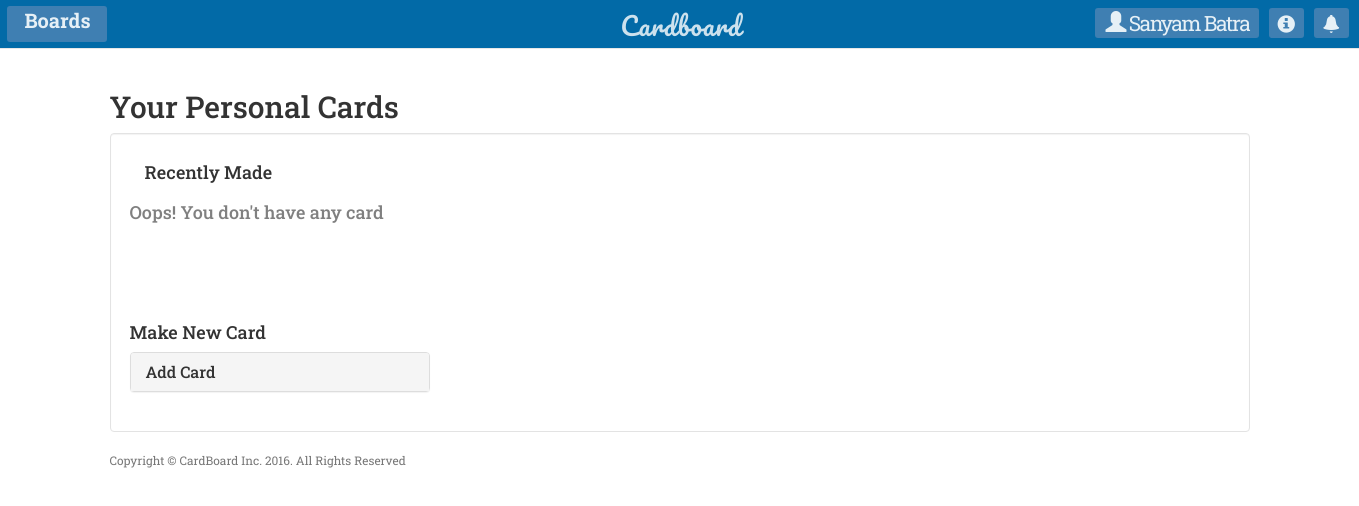
The page /home/ (signed in) on the database as committed earlier.
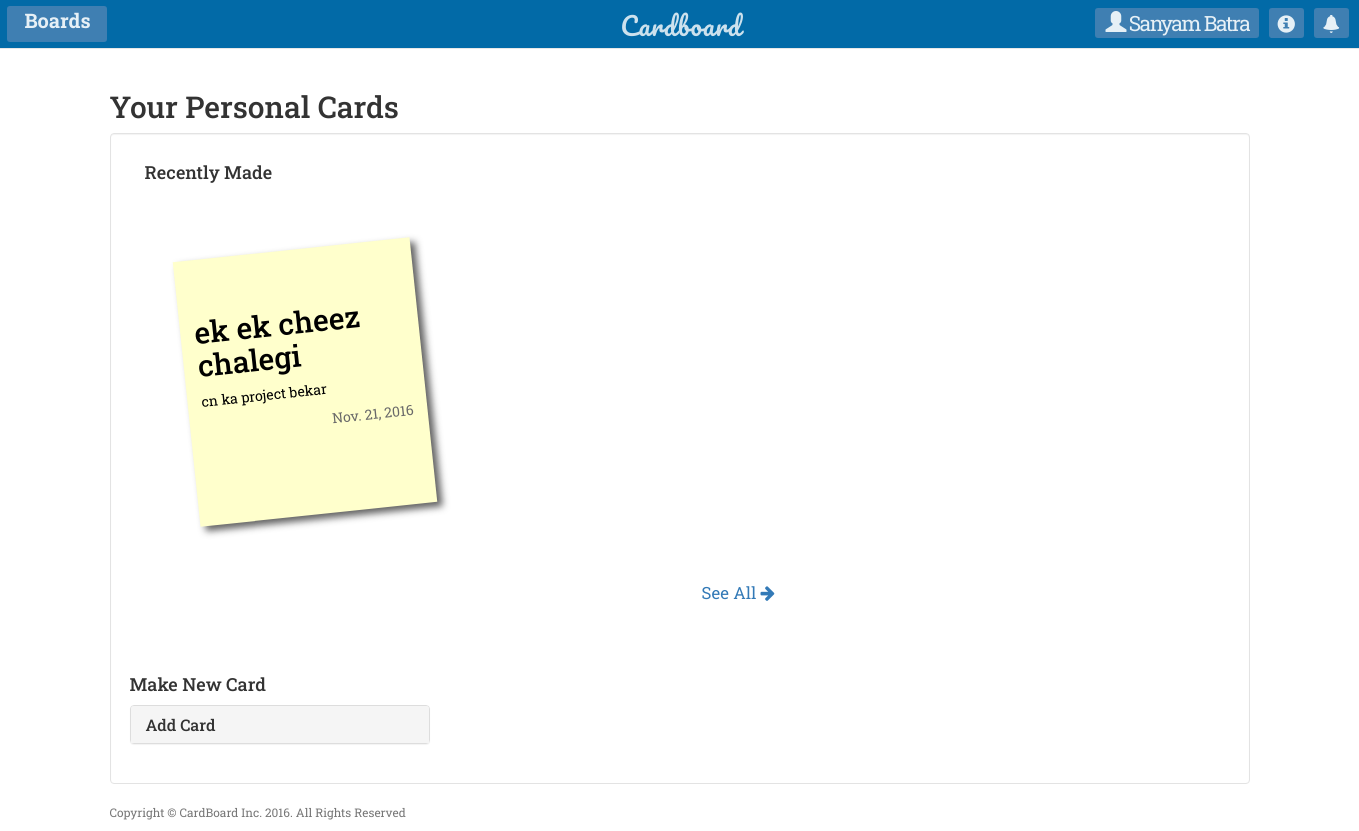
The same page on the database as committed later.
### Cards/models.py (models this page shows, shortened)
class Data(models.Model):
    type = models.IntegerField()
    data = models.CharField(max_length=1000)
    checklist = models.ManyToManyField(ChecklistItems, related_name='checklist')
    user_name = models.CharField(max_length=1000,default=" ")

class Cards(models.Model):
    database = models.ManyToManyField(Data, related_name='databs')
    card_date = models.DateField(default=datetime.now())
    key = models.CharField(max_length=50)
    change = models.IntegerField(default=0)

### Cards/views.py (the view, shortened to what this page needs)
def CardsProjects_All(request):
    if request.user.is_authenticated():
        current_user = Usersinfo.objects.get(no=request.user.pk)
        cards = current_user.cards.all().order_by('-card_date')[:2]
        if not cards:
            flag = 0
        else:
            flag = 1
        return render(request, 'Cards/HomePage.html' , {'cards' : cards, 'flag':flag})
    else:
        return redirect('Home:login')

### Cards/Templates/Cards/HomePage.html (shortened to what this page needs)
{% extends 'Cards/base.html' %}
{% block body %}
{% load staticfiles %}
    <link rel="stylesheet" type="text/css" href="{% static 'Cards/home.css' %}">
    <link rel="stylesheet" type="text/css" href="{% static 'Cards/cards.css' %}">
    <link rel="stylesheet" type="text/css" href="{% static 'Cards/sticky.css' %}">
    {% include 'Cards/navigation.html' %}
<div class="container">
        <h2>Your Personal Cards</h2>
        <div class="well" style="background: white;">
        <div class="container" style="width: inherit">
        <h4>Recently Made</h4>
        </div>
            {% if flag == 1 %}
<ul class="cards_display">
               {% for x in cards %}
                    <li>
            <a href="#popUpWindow{{ x.pk }}" name="check_user" data-toggle="modal" style="text-decoration: none;">
            <div id="sum{{ x.pk }}" style="margin-top: 20%;">
            {% for y in x.database.all %}
                {% if y.type == 0 %}
                    <h2>{{ y.data }}</h2>
                {% elif y.type == 6 %}
                    <p>{{ y.data }}</p>
                {% endif %}
                {% endfor %}
            <p style="text-align: right; color: dimgray;">{{ x.card_date }}</p>
            </div>
        </a>
        </li>
            {% endfor %}
</ul>
                <div class="link">
                <a href="{% url 'cards:show_card' %}">See All <i class="fa fa-arrow-right" aria-hidden="true"></i></a>
                </div>
            {% else %}
                <h4 style="color: gray;">Oops! You don't have any card</h4>
            {% endif %}
        <br>
        <br><br><br>
        <h4>Make New Card</h4>
        <div class="panel-group" style="width: 300px;">
        <div class="panel panel-default">
        <div class="panel-heading">
        <h4 class="panel-title">
        <a data-toggle="collapse" href="#collapse1" style="text-decoration: none;">Add Card</a>
        </h4>
        </div>
        </div>
        </div>
        </div>
</div>
    <footer>
        <div class="container">
            <div class="row">
                <div class="col-lg-12">
                    <p class="copyright text-muted small">Copyright &copy; CardBoard Inc. 2016. All Rights Reserved</p>
                </div>
            </div>
        </div>
    </footer>
{% endblock %}

Rows that differ between the two databases and show on the page:
added Cards: card_date "Nov. 21, 2016"
added Data: data "ek ek cheez chalegi"
added Data: data "cn ka project bekar"
Other text that changed with them:
text no longer shown: "Oops! You don't have any card"
text now shown: "See All"
